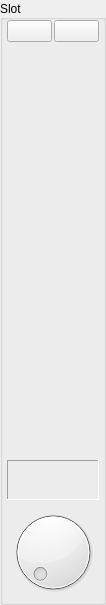
<?xml version="1.0" encoding="UTF-8"?>
<ui version="4.0">
 <class>AudioSlotWidget</class>
 <widget class="QGroupBox" name="AudioSlotWidget">
  <property name="geometry">
   <rect>
    <x>0</x>
    <y>0</y>
    <width>106</width>
    <height>605</height>
   </rect>
  </property>
  <property name="sizePolicy">
   <sizepolicy hsizetype="Preferred" vsizetype="Preferred">
    <horstretch>0</horstretch>
    <verstretch>0</verstretch>
   </sizepolicy>
  </property>
  <property name="minimumSize">
   <size>
    <width>60</width>
    <height>0</height>
   </size>
  </property>
  <property name="maximumSize">
   <size>
    <width>128</width>
    <height>16777215</height>
   </size>
  </property>
  <property name="title">
   <string>Slot</string>
  </property>
  <property name="alignment">
   <set>Qt::AlignLeading|Qt::AlignLeft|Qt::AlignVCenter</set>
  </property>
  <layout class="QVBoxLayout" name="mainLayout">
   <property name="spacing">
    <number>2</number>
   </property>
   <property name="leftMargin">
    <number>4</number>
   </property>
   <property name="topMargin">
    <number>0</number>
   </property>
   <property name="rightMargin">
    <number>4</number>
   </property>
   <property name="bottomMargin">
    <number>0</number>
   </property>
   <item>
    <layout class="QGridLayout" name="gridLayout">
     <property name="topMargin">
      <number>0</number>
     </property>
     <property name="spacing">
      <number>2</number>
     </property>
     <item row="1" column="1">
      <widget class="QPushButton" name="slotStopButton">
       <property name="text">
        <string/>
       </property>
       <property name="icon">
        <iconset resource="../gfx_ressource.qrc">
         <normaloff>:/gfx/icons/audio_stop.png</normaloff>:/gfx/icons/audio_stop.png</iconset>
       </property>
       <property name="iconSize">
        <size>
         <width>36</width>
         <height>36</height>
        </size>
       </property>
       <property name="flat">
        <bool>true</bool>
       </property>
      </widget>
     </item>
     <item row="1" column="0">
      <widget class="QPushButton" name="slotPlayButton">
       <property name="text">
        <string/>
       </property>
       <property name="icon">
        <iconset resource="../gfx_ressource.qrc">
         <normaloff>:/gfx/icons/audio_play.png</normaloff>:/gfx/icons/audio_play.png</iconset>
       </property>
       <property name="iconSize">
        <size>
         <width>36</width>
         <height>36</height>
        </size>
       </property>
       <property name="flat">
        <bool>true</bool>
       </property>
      </widget>
     </item>
     <item row="0" column="0">
      <widget class="QPushButton" name="slotAbsButton">
       <property name="text">
        <string/>
       </property>
       <property name="icon">
        <iconset resource="../gfx_ressource.qrc">
         <normaloff>:/gfx/icons/config-date.png</normaloff>:/gfx/icons/config-date.png</iconset>
       </property>
       <property name="iconSize">
        <size>
         <width>36</width>
         <height>36</height>
        </size>
       </property>
       <property name="checkable">
        <bool>true</bool>
       </property>
      </widget>
     </item>
     <item row="0" column="1">
      <widget class="QPushButton" name="slotPauseButton">
       <property name="icon">
        <iconset resource="../gfx_ressource.qrc">
         <normaloff>:/gfx/icons/audio_pause.png</normaloff>:/gfx/icons/audio_pause.png</iconset>
       </property>
       <property name="iconSize">
        <size>
         <width>36</width>
         <height>36</height>
        </size>
       </property>
      </widget>
     </item>
    </layout>
   </item>
   <item>
    <widget class="PsVuMeter" name="meterWidget" native="true">
     <property name="sizePolicy">
      <sizepolicy hsizetype="Preferred" vsizetype="MinimumExpanding">
       <horstretch>0</horstretch>
       <verstretch>0</verstretch>
      </sizepolicy>
     </property>
    </widget>
   </item>
   <item>
    <widget class="QFrame" name="fftFrame">
     <property name="sizePolicy">
      <sizepolicy hsizetype="Preferred" vsizetype="Expanding">
       <horstretch>0</horstretch>
       <verstretch>0</verstretch>
      </sizepolicy>
     </property>
     <property name="maximumSize">
      <size>
       <width>16777215</width>
       <height>40</height>
      </size>
     </property>
     <property name="frameShape">
      <enum>QFrame::Panel</enum>
     </property>
     <property name="frameShadow">
      <enum>QFrame::Sunken</enum>
     </property>
     <layout class="QVBoxLayout" name="verticalLayout">
      <property name="leftMargin">
       <number>0</number>
      </property>
      <property name="topMargin">
       <number>0</number>
      </property>
      <property name="rightMargin">
       <number>0</number>
      </property>
      <property name="bottomMargin">
       <number>0</number>
      </property>
      <item>
       <widget class="PsSpectrometer" name="fftWidget" native="true">
        <property name="sizePolicy">
         <sizepolicy hsizetype="Preferred" vsizetype="Preferred">
          <horstretch>0</horstretch>
          <verstretch>0</verstretch>
         </sizepolicy>
        </property>
       </widget>
      </item>
     </layout>
    </widget>
   </item>
   <item>
    <widget class="qsynthKnob" name="slotVolumeDial">
     <property name="sizePolicy">
      <sizepolicy hsizetype="Preferred" vsizetype="Preferred">
       <horstretch>0</horstretch>
       <verstretch>0</verstretch>
      </sizepolicy>
     </property>
     <property name="toolTip">
      <string>&lt;html&gt;&lt;head/&gt;&lt;body&gt;&lt;p&gt;Adjust play back volume of current audio fx&lt;/p&gt;&lt;p&gt;&lt;span style=&quot; font-weight:600;&quot;&gt;Double click &lt;/span&gt;to fade out audio&lt;/p&gt;&lt;/body&gt;&lt;/html&gt;</string>
     </property>
    </widget>
   </item>
  </layout>
 </widget>
 <customwidgets>
  <customwidget>
   <class>qsynthKnob</class>
   <extends>QDial</extends>
   <header>thirdparty/widget/qsynthknob.h</header>
  </customwidget>
  <customwidget>
   <class>PsSpectrometer</class>
   <extends>QWidget</extends>
   <header>gui/customwidget/psspectrometer.h</header>
   <container>1</container>
  </customwidget>
  <customwidget>
   <class>PsVuMeter</class>
   <extends>QWidget</extends>
   <header>gui/customwidget/psvumeter.h</header>
   <container>1</container>
  </customwidget>
 </customwidgets>
 <resources>
  <include location="../gfx_ressource.qrc"/>
 </resources>
 <connections/>
</ui>
